Frame 1 (no input): blank canvas, image omitted
Frame 60 (no input): blank canvas, image omitted
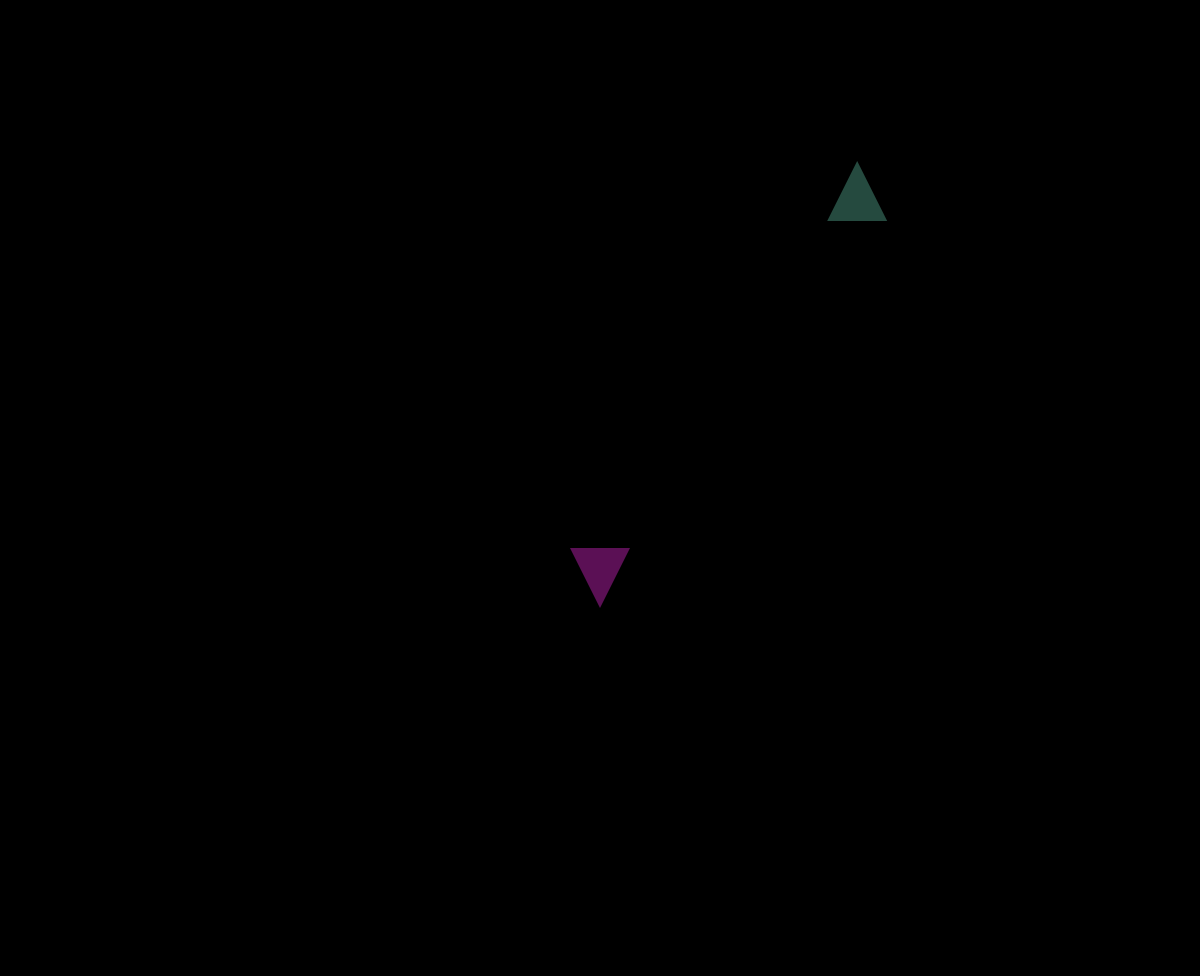
Frame 120 (the mouse pressed at the canvas centre since frame 60)

The p5.js sketch whose frames 1 and 60 were blank and that drew this single picture after the mouse press (run headless with seeded random() and noise() and a simulated clock; from frame 60 on, the mouse is pressed at the canvas centre):

// p5.js sketch
// ── sketch.js
// https://editor.p5js.org/jht9629-nyu/sketches/wy4fiyLK1
// shape drop - trush createButton

let items = [];

let shapes = [0, 1, 2];
// let shapes = [0];
// let shapes = [1];
// let shapes = [2];

let my = {
  demo: 1, // run() enables demo mode
  maxCount: 50,
};

function setup() {
  my.canvas = createCanvas(windowWidth, windowHeight - 24);
  my.canvas.mousePressed(my_mousePressed);

  createButton("run").mousePressed(function () {
    my.demo = !my.demo;
  });
  
  createButton("clear").mousePressed(function () {
    items = [];
  });
}

function draw() {
  background(0);

  for (let item of items) {
    item.render();
  }

  check_intersects();
  
  if (my.demo && frameCount % 60 == 0) {
    let x = random(0, width);
    // let y = 0;
    let y = random(0, height / 2);
    addShape(random(shapes), x, y);
  }

  if (items.length > my.maxCount) {
    items.splice(0, 1);
  }
}

function check_intersects() {
  for (let i = 0; i < items.length; i++) {
    let b1 = items[i];
    for (let j = i + 1; j < items.length; j++) {
      let b2 = items[j];
      if (b1.intersects(b2)) {
        // console.log('interects i', i, 'j', j)
        // stop this ball from moving since it touches another
        b2.speedY = 0;
        b1.speedY = 0;
      }
    }
  }
}

function run() {
  my.demo = 1;
}

function my_mousePressed() {
  console.log("in mousePressed");
  // to create random shapes
  addShape(random(shapes), mouseX, mouseY);
}

class Ball {
  constructor(x, y, r) {
    this.x = x;
    this.y = y;
    this.r = r;
    this.red = random(10, 250);
    this.blue = random(10, 160);
    this.green = random(80, 250);
    this.speedY = 1.5;
  }

  render() {
    this.move();
    this.show();
  }

  move() {
    if (this.y < height) {
      this.y = this.y + this.speedY;
    }
  }

  show() {
    noStroke();
    fill(this.red, this.green, this.blue, 160);
    ellipse(this.x, this.y, this.r * 2);
  }

  intersects(other) {
    let distance = dist(this.x, this.y, other.x, other.y);
    // return distance < this.r + other.r - 10;
    return distance < min(this.r, other.r) - 10;
  }
}

class Rect extends Ball {
  constructor(x, y, w, h) {
    super(x, y, min(w, h));
    this.x = x;
    this.y = y;
    this.w = w;
    this.h = h;
    this.red = random(120, 250);
    this.blue = random(30, 200);
    this.green = random(80, 250);
    this.speedY = 1.5;
  }

  move() {
    if (this.y < height - this.h) {
      this.y = this.y + this.speedY;
    }
  }

  show() {
    noStroke();
    fill(this.red, this.green, this.blue, 200);
    let x = this.x - this.w / 2;
    let y = this.y - this.h / 2;
    rect(x, y, this.w, this.h);
  }
}

class Tri extends Ball {
  constructor(x1, y1, x2, y2, x3, y3) {
    super(x1, y1, abs(x2 - x1));

    this.x2 = x2;
    this.y2 = y2;

    this.x3 = x3;
    this.y3 = y3;

    this.speedY = 1.5;

    this.red = random(30, 200);
    this.blue = random(80, 160);
    this.green = random(10, 240);
  }

  move() {
    if (this.y < height && this.y2 < height && this.y3 < height) {
      this.y = this.y + this.speedY;
      this.y2 = this.y2 + this.speedY;
      this.y3 = this.y3 + this.speedY;
    }
  }

  show() {
    noStroke();
    fill(this.red, this.green, this.blue, 160);
    triangle(this.x, this.y, this.x2, this.y2, this.x3, this.y3);
  }
}

function addShape(shape, mx, my) {
  // creating random circle sizes
  if (shape == 0) {
    let r = random(10, 60);
    let b = new Ball(mx, my, r);
    items.push(b);
  }

  if (shape == 1) {
    // creating random rectangle sizes
    let w = random(15, 140);
    let h = random(10, 100);
    let c = new Rect(mx, my, w, h);
    items.push(c);
  }

  if (shape == 2) {
    // creating random equilateral triangles normal and flipped
    if (random() < 0.5) {
      let x1 = mx - 30;
      let y1 = my + 30;
      let x2 = mx + 30;
      let y2 = my + 30;
      let x3 = mx;
      let y3 = my - 30;
      let t = new Tri(x1, y1, x2, y2, x3, y3);
      items.push(t);
    } else {
      let x1 = mx - 30;
      let y1 = my - 30;
      let x2 = mx + 30;
      let y2 = my - 30;
      let x3 = mx;
      let y3 = my + 30;
      let t = new Tri(x1, y1, x2, y2, x3, y3);
      items.push(t);
    }
  }
}

// https://developer.mozilla.org/en-US/docs/Web/JavaScript/Guide/Using_classes

// https://editor.p5js.org/trush_24/sketches/VK_djxFVy
// Final_Mid Term ( ICM Teach help W8)

// https://editor.p5js.org/jht9629-nyu/sketches/Dj-gZ4WBi
// shape drop - trush remix
